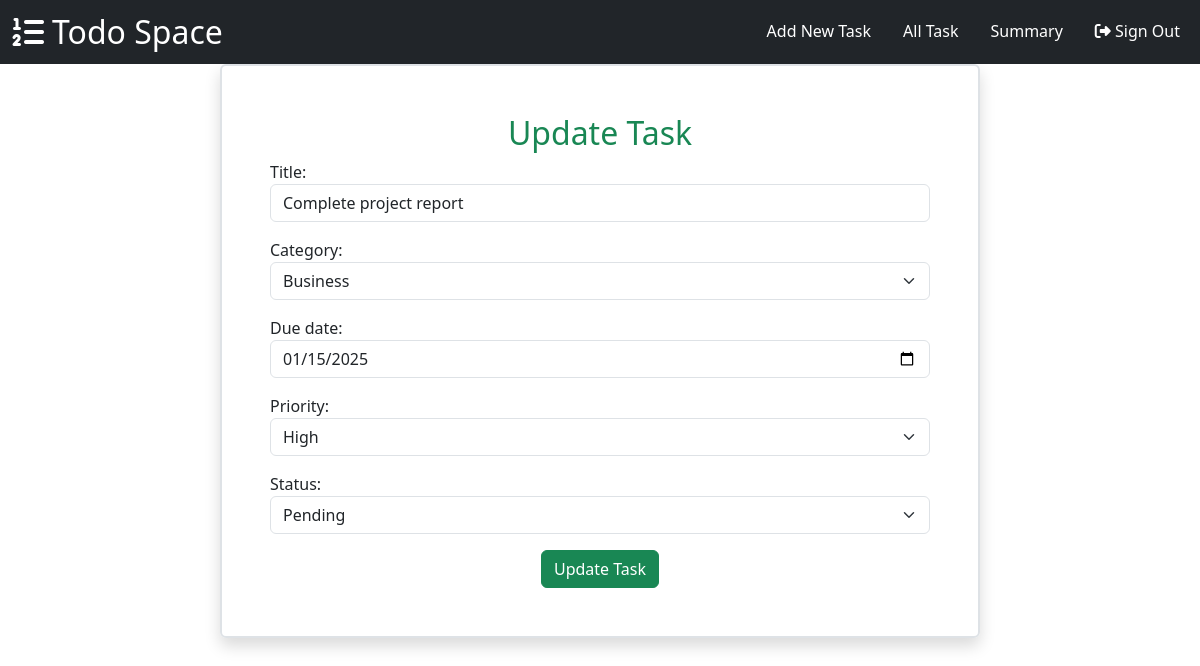
Screenshot of /todo/9/change/ (signed in) with the database file from the repository.
### myapp/models.py (models this page shows, shortened)
class Todo(models.Model):
    title = models.CharField(max_length=200)
    TODO_CATEGORIES = (
        ("Business","Business"),
        ("Personal","Personal")
    )
    category = models.CharField(max_length=200, choices=TODO_CATEGORIES, default="Personal")
    created_at = models.DateTimeField(auto_now_add=True)
    due_date = models.DateField(blank=True, null=True)
    PRIORITY_CHOICES = (
        ("Low","Low"),
        ("Medium","Medium"),
        ("High","High")
    )
    priority = models.CharField(max_length=200, choices=PRIORITY_CHOICES, default="Low")
    STATUS_CHOICES = (
        ('Pending', 'Pending'),
        ('In_Progress','In Progress'),
        ('Completed', 'Completed')
    )
    status = models.CharField(max_length=200, choices=STATUS_CHOICES, default="Pending")
    owner = models.ForeignKey(User,on_delete=models.CASCADE)

### myapp/views.py (the view, shortened to what this page needs)
# urls.py: path('todo/<int:pk>/change/',views.TodoUpdateView.as_view(),name="todo-change"),
@method_decorator(signin_required,name="dispatch")
class TodoUpdateView(View):
    def get(self,request,*args,**kwargs):
        id = kwargs.get("pk")
        qs=Todo.objects.get(id=id)
        form_instance = TodoForm(instance=qs)
        return render(request,"todo_edit.html",{"form":form_instance})

### myapp/forms.py
class TodoForm(forms.ModelForm):
    class Meta:
        model = Todo
        exclude = ("created_at","owner")
        widgets = {
            "title":forms.TextInput(attrs={'class': 'form-control mb-3',
                'placeholder': 'Enter Task title'}),
            "category":forms.Select(attrs={"class":"form-control form-select mb-3"}),
            'due_date': forms.DateInput(attrs={'type': 'date',"class":"form-control mb-3"}),
            "priority":forms.Select(attrs={"class":"form-control form-select mb-3"}),
            "status":forms.Select(attrs={"class":"form-control form-select mb-3"})
        }

### myapp/templates/todo_edit.html (shortened to what this page needs)
{%extends 'base.html'%}
{%block main_block%}
<div class="container">
    <div class="row">
        <div class="col-2"></div>
        <div class="col-8 border border-2 rounded shadow p-5">
            <form action="" method="post">
                <h2 class="text-center text-success">Update Task</h2>
                {{form}}
                <div class="text-center mt-3"><button type="submit" class="btn btn-success">Update Task</button></div>
            </form>
        </div>
        <div class="col-2"></div>
    </div>
</div>
{%endblock%}

### rows the page displays
Todo: title "Complete project report", category "Business", due_date "01/15/2025", priority "High", status "Pending"
